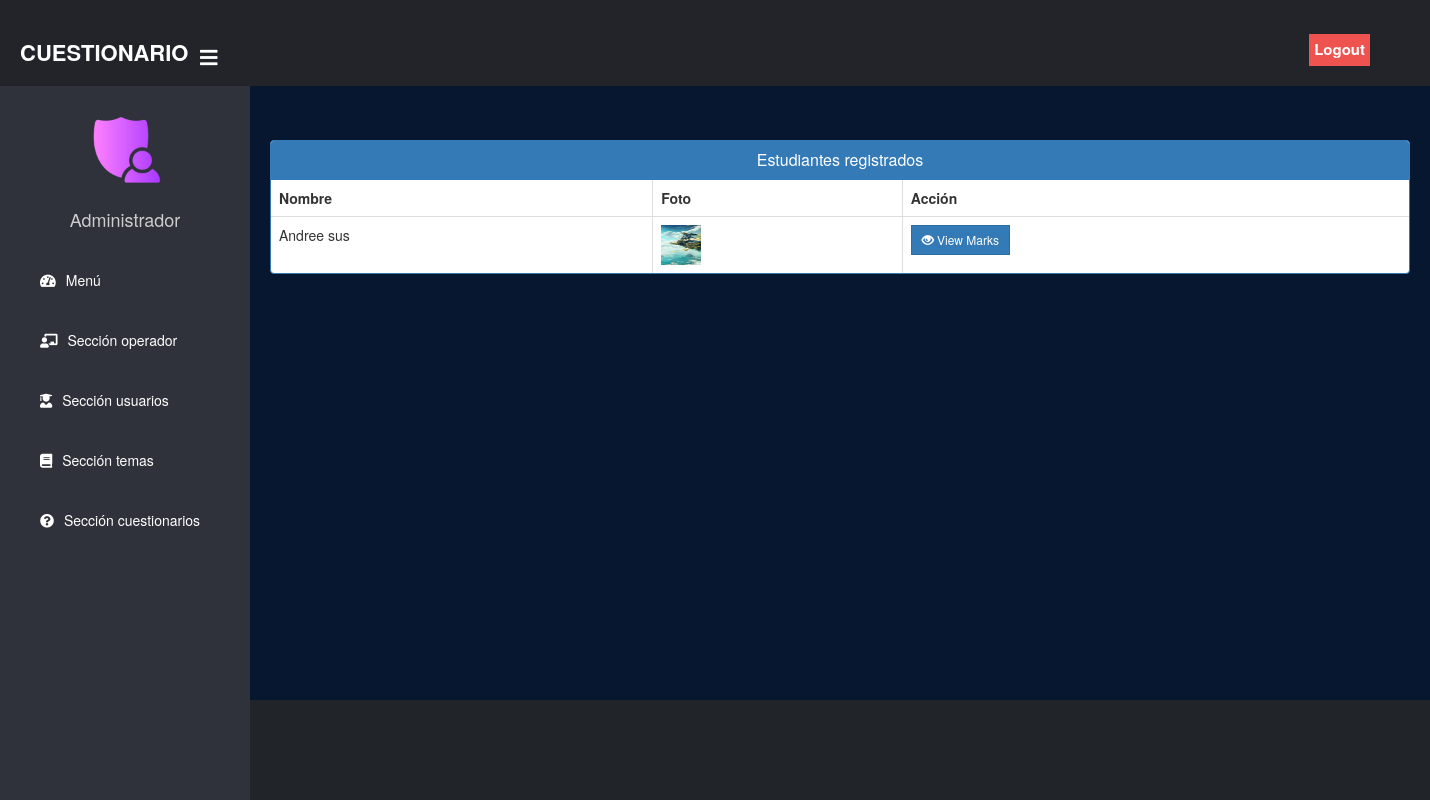
The page /admin-view-student-marks (signed in) on the database its author committed.
### student/models.py (models this page shows, shortened)
class Student(models.Model):
    user=models.OneToOneField(User,on_delete=models.CASCADE)
    profile_pic= models.ImageField(upload_to='profile_pic/Student/',null=True,blank=True)
    address = models.CharField(max_length=40)
    mobile = models.CharField(max_length=20,null=False)
    @property
    def get_name(self):
        return self.user.first_name+" "+self.user.last_name

### exam/views.py (the view)
# urls.py: path('admin-view-student-marks', views.admin_view_student_marks_view,name='admin-view-student-marks'),
@login_required(login_url='adminlogin')
def admin_view_student_marks_view(request):
    students= SMODEL.Student.objects.all()
    return render(request,'exam/admin_view_student_marks.html',{'students':students})

### templates/exam/admin_view_student_marks.html (shortened to what this page needs)
{% extends 'exam/adminbase.html' %}
{% block content %}
{%load static%}
<head>
  <link href="//netdna.bootstrapcdn.com/bootstrap/3.0.0/css/bootstrap.min.css" rel="stylesheet" id="bootstrap-css">
</head>
<br><br>
<div class="container">
  <div class="panel panel-primary">
    <div class="panel-heading">
      <h6 class="panel-title">Estudiantes registrados</h6>
    </div>
    <table class="table table-hover table-bordered" id="dev-table">
      <thead>
        <tr>
          <th>Nombre</th>
          <th>Foto</th>
          <th>Acción</th>
        </tr>
      </thead>
      {% for t in students %}
      <tr>
        <td> {{t.get_name}}</td>
        <td> <img src="{% static t.profile_pic.url %}" alt="Profile Pic" height="40px" width="40px" /></td>
        <td><a class="btn btn-primary btn-sm" style="border-radius: 0%;" href="{% url 'admin-view-marks' t.id  %}"><span class="glyphicon glyphicon-eye-open"></span> View Marks</a></td>
      </tr>
      {% endfor %}
    </table>
  </div>
</div>
<br><br><br><br><br><br>
{% endblock content %}

### templates/exam/adminbase.html (style rules this page uses)
a:link { text-decoration: none; }
body { margin: 0; padding: 0; font-family: "Gill Sans", sans-serif;; }

### templates/exam/admin_view_student_marks.html (style rules this page uses)
a:link { text-decoration: none; }
h6 { text-align: center; }

### rows shown on the page
Student: get_name "Andree sus", profile_pic (picture)
